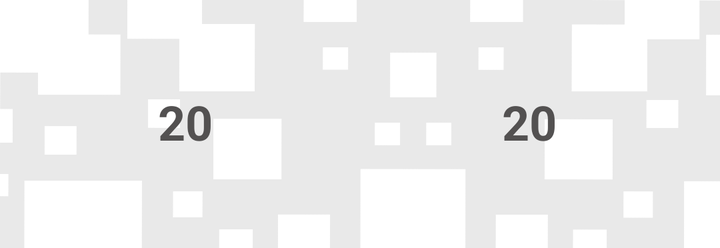
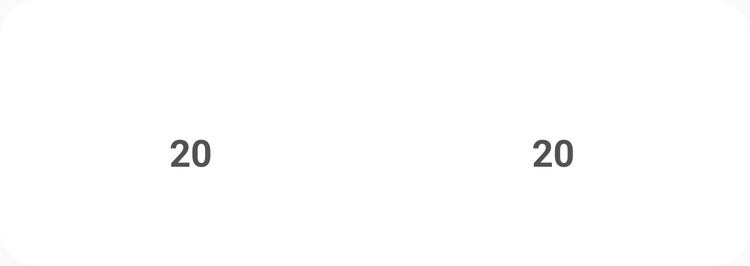

Compare how this app lays out the same screen by default and in its alternative resource folder. The renders come first, then the two layout files and the values they reference.
<!-- AndroidManifest.xml: application theme AppTheme -->
<!-- res/layout/dialog_d20.xml -->
<?xml version="1.0" encoding="utf-8"?>
<androidx.constraintlayout.widget.ConstraintLayout
    xmlns:android="http://schemas.android.com/apk/res/android"
    xmlns:app="http://schemas.android.com/apk/res-auto"
    xmlns:tools="http://schemas.android.com/tools"
    android:layout_width="match_parent"
    android:layout_height="wrap_content"
    android:background="@drawable/bg"
    android:padding="8dp">


    <LinearLayout
        android:id="@+id/linearLayout2"
        android:layout_width="match_parent"
        android:layout_height="wrap_content"
        android:orientation="vertical"
        app:layout_constraintEnd_toEndOf="parent"
        app:layout_constraintStart_toStartOf="parent"
        app:layout_constraintTop_toTopOf="parent">


        <LinearLayout
            android:layout_width="match_parent"
            android:layout_height="wrap_content"
            android:orientation="horizontal">

            <androidx.constraintlayout.widget.ConstraintLayout
                android:layout_width="wrap_content"
                android:layout_height="match_parent"
                android:layout_gravity="center_horizontal"
                android:layout_weight="0.1">

                <ImageView
                    android:id="@+id/img_dice_p1"
                    android:layout_width="100dp"
                    android:layout_height="100dp"

                    android:layout_marginStart="8dp"
                    android:layout_marginEnd="8dp"
                    android:layout_marginBottom="8dp"
                    android:background="@drawable/d20"
                    app:layout_constraintBottom_toBottomOf="parent"
                    app:layout_constraintEnd_toEndOf="parent"
                    app:layout_constraintStart_toStartOf="parent" />

                <TextView
                    android:id="@+id/resultado_d20_p1"
                    android:layout_width="wrap_content"
                    android:layout_height="wrap_content"
                    android:layout_marginStart="8dp"
                    android:layout_marginTop="8dp"
                    android:layout_marginEnd="8dp"
                    android:layout_marginBottom="8dp"
                    android:text="20"
                    android:textColor="@color/colorPrimaryDark"
                    android:textSize="24sp"
                    android:textStyle="bold"
                    app:layout_constraintBottom_toBottomOf="parent"
                    app:layout_constraintEnd_toEndOf="parent"
                    app:layout_constraintHorizontal_bias="0.49"
                    app:layout_constraintStart_toStartOf="parent"
                    app:layout_constraintTop_toTopOf="parent"
                    app:layout_constraintVertical_bias="0.48000002" />

            </androidx.constraintlayout.widget.ConstraintLayout>

            <androidx.constraintlayout.widget.ConstraintLayout
                android:layout_width="wrap_content"
                android:layout_height="wrap_content"
                android:layout_gravity="center_horizontal"
                android:layout_weight="0.1">

                <ImageView
                    android:id="@+id/img_dice_p2"
                    android:layout_width="100dp"
                    android:layout_height="100dp"

                    android:layout_marginStart="8dp"
                    android:layout_marginEnd="8dp"
                    android:layout_marginBottom="8dp"
                    android:background="@drawable/d20"
                    app:layout_constraintBottom_toBottomOf="parent"
                    app:layout_constraintEnd_toEndOf="parent"
                    app:layout_constraintStart_toStartOf="parent" />

                <TextView
                    android:id="@+id/resultado_d20_p2"
                    android:layout_width="wrap_content"
                    android:layout_height="wrap_content"
                    android:layout_marginStart="8dp"
                    android:layout_marginTop="8dp"
                    android:layout_marginEnd="8dp"
                    android:layout_marginBottom="8dp"
                    android:text="20"
                    android:textColor="@color/colorPrimaryDark"
                    android:textSize="24sp"
                    android:textStyle="bold"
                    app:layout_constraintBottom_toBottomOf="parent"
                    app:layout_constraintEnd_toEndOf="parent"
                    app:layout_constraintHorizontal_bias="0.49"
                    app:layout_constraintStart_toStartOf="parent"
                    app:layout_constraintTop_toTopOf="parent"
                    app:layout_constraintVertical_bias="0.48000002" />


            </androidx.constraintlayout.widget.ConstraintLayout>

        </LinearLayout>

    </LinearLayout>

    <ImageView
        android:visibility="gone"
        android:id="@+id/imageWar"
        android:layout_width="100dp"
        android:layout_height="150dp"
        android:layout_marginTop="66dp"
        android:src="@drawable/war_manzali"
        app:layout_constraintBottom_toBottomOf="parent"
        app:layout_constraintEnd_toEndOf="parent"
        app:layout_constraintTop_toTopOf="@+id/linearLayout2"
        app:layout_constraintVertical_bias="1.0" />

    <ImageView
        android:visibility="gone"
        android:id="@+id/imgbalao"
        android:layout_width="200dp"
        android:layout_height="40dp"
        android:src="@drawable/balao"
        app:layout_constraintBottom_toBottomOf="@+id/imageWar"
        app:layout_constraintEnd_toStartOf="@+id/imageWar"
        app:layout_constraintTop_toTopOf="@+id/imageWar" />

    <TextView
        android:id="@+id/txt_vencedor"
        android:layout_width="wrap_content"
        android:layout_height="wrap_content"
        android:gravity="center_horizontal"
        android:text=" "
        android:textSize="18sp"
        app:layout_constraintBottom_toBottomOf="@+id/imgbalao"
        app:layout_constraintEnd_toStartOf="@+id/imageWar"
        app:layout_constraintStart_toStartOf="@+id/imgbalao"
        app:layout_constraintTop_toTopOf="@+id/imgbalao"
        app:layout_constraintVertical_bias="0.5" />


</androidx.constraintlayout.widget.ConstraintLayout>
<!-- resources referenced by this layout -->
<resources>
  <color name="colorPrimaryDark">#535151</color>
  <!-- drawable balao: png bitmap (drawable, 2179 bytes) -->
  <!-- drawable bg: png bitmap (drawable-xxxhdpi, 13764 bytes) -->
  <!-- drawable war_manzali: png bitmap (drawable, 526183 bytes) -->
  <style name="AppTheme" parent="Theme.AppCompat.Light.NoActionBar">
  
          <item name="android:windowNoTitle">true</item>
          <item name="android:windowActionBar">false</item>
          <item name="android:windowFullscreen">true</item>
          <item name="android:windowContentOverlay">@null</item>
  
          <item name="colorPrimary">@color/colorPrimary</item>
          <item name="colorPrimaryDark">@color/colorPrimaryDark</item>
          <item name="colorAccent">@color/colorAccent</item>
  
      </style>
  <color name="colorPrimary">#3F51B5</color>
  <color name="colorAccent">#CBFD000D</color>
</resources>
<!-- res/layout-sw600dp/dialog_d20.xml (the repository's variant of the layout above) -->
<!-- drawn on a 7-inch tablet held upright -->
<?xml version="1.0" encoding="utf-8"?>
<LinearLayout
    xmlns:android="http://schemas.android.com/apk/res/android"
    xmlns:app="http://schemas.android.com/apk/res-auto"
    xmlns:tools="http://schemas.android.com/tools"
    android:layout_width="match_parent"
    android:layout_height="wrap_content"
    android:background="@drawable/fundo_alerta"
    android:orientation="vertical">

    <TextView
        android:id="@+id/txt_vencedor"
        android:layout_width="match_parent"
        android:layout_height="wrap_content"
        android:layout_marginStart="8dp"
        android:layout_marginLeft="8dp"
        android:layout_marginTop="8dp"
        android:layout_marginEnd="8dp"
        android:layout_marginRight="8dp"
        android:gravity="center_horizontal"
        android:text=" "
        android:textSize="20sp"
        app:layout_constraintEnd_toEndOf="parent"
        app:layout_constraintHorizontal_bias="0.0"
        app:layout_constraintStart_toStartOf="parent"
        app:layout_constraintTop_toBottomOf="@+id/img_dice_p1" />

    <LinearLayout
        android:layout_width="match_parent"
        android:layout_height="wrap_content"
        android:orientation="horizontal">

        <androidx.constraintlayout.widget.ConstraintLayout
            android:layout_width="wrap_content"
            android:layout_height="match_parent"
            android:layout_gravity="center_horizontal"
            android:layout_weight="0.1"
            >

            <ImageView
                android:id="@+id/img_dice_p1"
                android:layout_width="150dp"
                android:layout_height="150dp"

                android:layout_marginStart="8dp"
                android:layout_marginEnd="8dp"
                android:layout_marginBottom="8dp"
                android:background="@drawable/d20"
                app:layout_constraintBottom_toBottomOf="parent"
                app:layout_constraintEnd_toEndOf="parent"
                app:layout_constraintStart_toStartOf="parent" />

            <TextView
                android:id="@+id/resultado_d20_p1"
                android:layout_width="wrap_content"
                android:layout_height="wrap_content"
                android:layout_marginStart="8dp"
                android:layout_marginTop="8dp"
                android:layout_marginEnd="8dp"
                android:layout_marginBottom="8dp"
                android:text="20"
                android:textColor="@color/colorPrimaryDark"
                android:textSize="30sp"
                android:textStyle="bold"
                app:layout_constraintBottom_toBottomOf="parent"
                app:layout_constraintEnd_toEndOf="parent"
                app:layout_constraintHorizontal_bias="0.49"
                app:layout_constraintStart_toStartOf="parent"
                app:layout_constraintTop_toTopOf="parent"
                app:layout_constraintVertical_bias="0.48000002" />

        </androidx.constraintlayout.widget.ConstraintLayout>
        <androidx.constraintlayout.widget.ConstraintLayout
            android:layout_width="wrap_content"
            android:layout_height="wrap_content"
            android:layout_gravity="center_horizontal"
            android:layout_weight="0.1"
            >

            <ImageView
                android:id="@+id/img_dice_p2"
                android:layout_width="150dp"
                android:layout_height="150dp"

                android:layout_marginStart="8dp"
                android:layout_marginEnd="8dp"
                android:layout_marginBottom="8dp"
                android:background="@drawable/d20"
                app:layout_constraintBottom_toBottomOf="parent"
                app:layout_constraintEnd_toEndOf="parent"
                app:layout_constraintStart_toStartOf="parent" />

            <TextView
                android:id="@+id/resultado_d20_p2"
                android:layout_width="wrap_content"
                android:layout_height="wrap_content"
                android:layout_marginStart="8dp"
                android:layout_marginTop="8dp"
                android:layout_marginEnd="8dp"
                android:layout_marginBottom="8dp"
                android:text="20"
                android:textColor="@color/colorPrimaryDark"
                android:textSize="30sp"
                android:textStyle="bold"
                app:layout_constraintBottom_toBottomOf="parent"
                app:layout_constraintEnd_toEndOf="parent"
                app:layout_constraintHorizontal_bias="0.49"
                app:layout_constraintStart_toStartOf="parent"
                app:layout_constraintTop_toTopOf="parent"
                app:layout_constraintVertical_bias="0.48000002" />



        </androidx.constraintlayout.widget.ConstraintLayout>

    </LinearLayout>




</LinearLayout>
<!-- resources referenced by the variant -->
<!-- as a 7-inch tablet held upright resolves them -->
<resources>
  <color name="colorPrimaryDark">#535151</color>
  <!-- drawable fundo_alerta (drawable) -->
  <?xml version="1.0" encoding="utf-8"?>
  <shape xmlns:android="http://schemas.android.com/apk/res/android">
      <solid
          android:color="@color/branco100"/>
      <corners
          android:radius="30dp" />
      <padding
          android:left="10dp"
          android:top="10dp"
          android:right="10dp"
          android:bottom="10dp" />
  </shape>
  <style name="AppTheme" parent="Theme.AppCompat.Light.NoActionBar">
  
          <item name="android:windowNoTitle">true</item>
          <item name="android:windowActionBar">false</item>
          <item name="android:windowFullscreen">true</item>
          <item name="android:windowContentOverlay">@null</item>
  
          <item name="colorPrimary">@color/colorPrimary</item>
          <item name="colorPrimaryDark">@color/colorPrimaryDark</item>
          <item name="colorAccent">@color/colorAccent</item>
  
      </style>
  <color name="branco100">#FFFFFF</color>
  <color name="colorPrimary">#3F51B5</color>
  <color name="colorAccent">#CBFD000D</color>
</resources>
